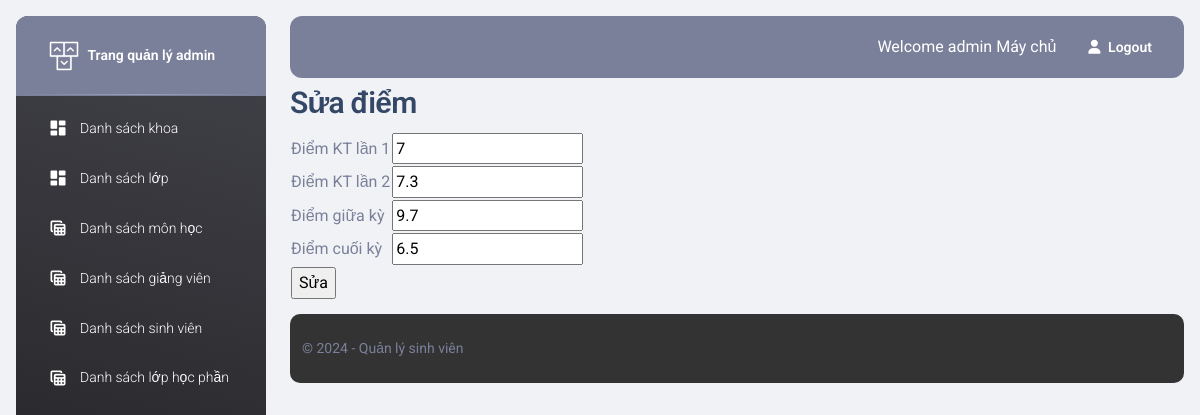
Page /qldiemsinhvien/admin/score_update.php?id=1 (signed in) on the committed database.
### tables this page shows
CREATE TABLE `register` (
  `register_id` int(10) NOT NULL,
  `module_id` int(10) NOT NULL,
  `student_id` varchar(10) NOT NULL,
  `test1` double(8,2) DEFAULT NULL,
  `test2` double(8,2) DEFAULT NULL,
  `mid` double(8,2) DEFAULT NULL,
  `final` double(8,2) DEFAULT NULL,
  `avg10` double(8,2) DEFAULT NULL,
  `avg4` double(8,2) DEFAULT NULL,
  `avgchar` varchar(3) DEFAULT NULL,
  `xeploai` varchar(30) DEFAULT NULL
);

### qldiemsinhvien/class/Db.php (called while the page is built, shortened)
<?php
class Db {
    public static $conn = null;
    function __construct()
    {
        Db::$conn = new PDO('mysql:host=' . HOST . '; dbname=' . DB, U, P);
        Db::$conn->query('set names utf8');
    }
    function selectQuery($sql, $params=[]) {
        $stm = Db::$conn->prepare($sql);
        $stm->execute($params);
        return $stm->fetchAll(PDO::FETCH_OBJ);
    }
}

### qldiemsinhvien/class/score.php (called while the page is built, shortened)
<?php
class score extends Db {
    function get($id) {
        $sql = "select * from register, student, module, semester, subject, user
                where register.student_id = student.student_id
                and student.student_id = user.username
                and register.module_id = module.module_id
                and module.semester_id = semester.semester_id
                and module.subject_id = subject.subject_id
                and register_id = ?";
        return $this->selectQuery($sql, [$id]);
    }
}

### qldiemsinhvien/admin/score_update.php (the view, shortened to what this page needs)
<?php
$score = new score();
$sc_id = $_GET['id'] ?? '';
$score_info = $score->get($sc_id) ?? '';
$sc_test1 = $score_info[0]->test1;
$sc_test2 = $score_info[0]->test2;
$sc_mid = $score_info[0]->mid;
$sc_final = $score_info[0]->final;
        ?>
<?php include '../admin/includes/header.php' ?>
<body class="g-sidenav-show  bg-gray-200">
<?php include '../admin/includes/aside.php' ?>
<main class="main-content position-relative max-height-vh-100 h-100 border-radius-lg ">
<?php include '../admin/includes/nav_top.php' ?>
<div class="container-fluid py-1 px-3">
<h3>Sửa điểm</h3>
<form action="score_update.php" method="post">
        <table>
            <tr>
                <td>Điểm KT lần 1</td>
                <td>
                    <input type="number" step="0.05" name="test1" id="" value="<?php echo $sc_test1 ?>" required>
                </td>
            </tr>
            <tr>
                <td>Điểm KT lần 2</td>
                <td>
                    <input type="number" step="0.05" name="test2" id="" value="<?php echo $sc_test2 ?>" required>
                </td>
            </tr>
            <tr>
                <td>Điểm giữa kỳ</td>
                <td>
                    <input type="number" step="0.05" name="mid" id="" value="<?php echo $sc_mid ?>" required>
                </td>
            </tr>
            <tr>
                <td>Điểm cuối kỳ</td>
                <td>
                    <input type="number" step="0.05" name="final" id="" value="<?php echo $sc_final ?>" required>
                </td>
            </tr>
            <tr>
                <td colspan="2">
                    <input type="submit" value="Sửa">
                </td>
            </tr>
        </table>
    </form>
</div>
<?php include '../admin/includes/footer.php' ?>

### qldiemsinhvien/admin/includes/header.php (style rules this page uses)
body { display: flex; flex-direction: column; min-height: 100vh; margin: 0; }
main { flex: 1; }

### rows in the picture
register: test1 "7", test2 "7.3", mid "9.7", final "6.5"

### other values in the picture
$_SESSION['login'][2] "Máy chủ"
